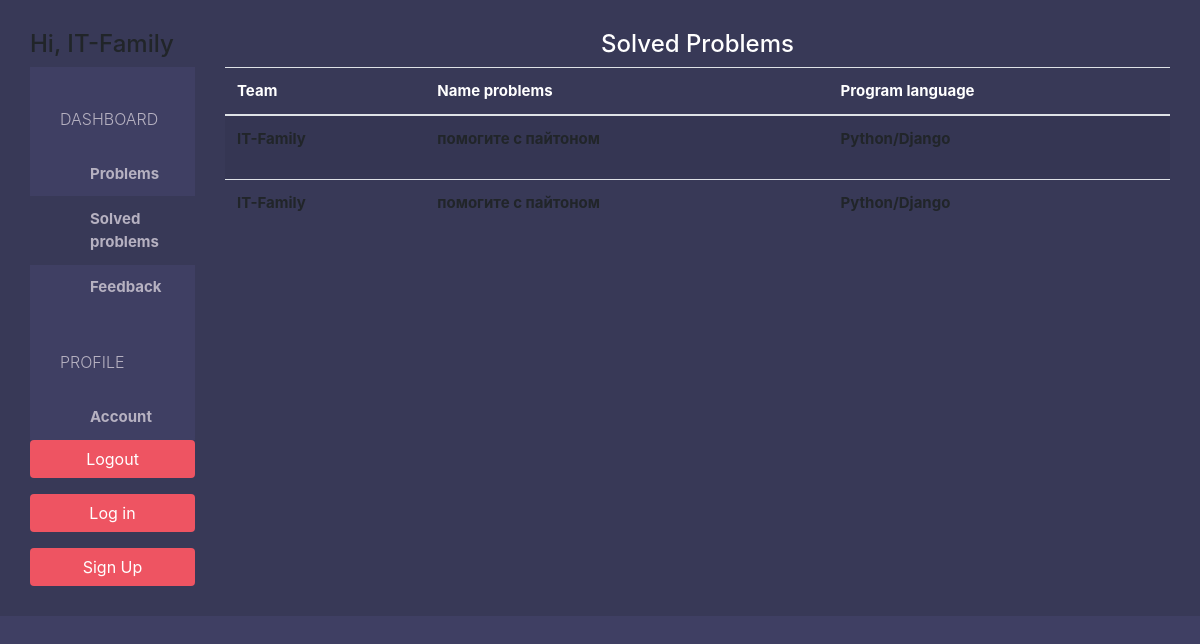
The page /helper/problems/solved/ (signed in) on the database as committed earlier.
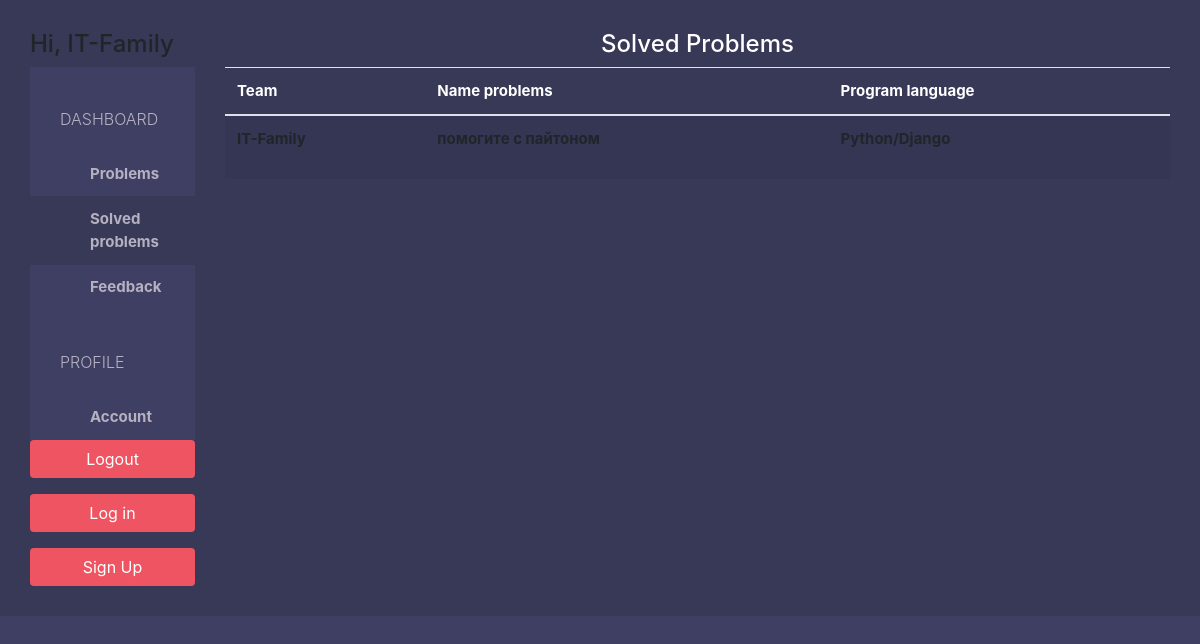
The same page on the database as committed later.
### helpapp/models.py (models this page shows, shortened)
class SolvedProblems(models.Model):
    team = models.ForeignKey(Team, on_delete=models.CASCADE)
    name_problem = models.CharField(max_length=50)
    program_language = models.CharField(max_length=50, blank=True)

class Team(models.Model):
    user = models.OneToOneField(User, on_delete=models.CASCADE)
    address = models.CharField(max_length=500, default='Enter the floor, office and location of your team')
    logo = models.ImageField(upload_to='images/team/')
    def __str__(self):
        return str(self.user)

### helpapp/views.py (the view)
# urls.py: path('helper/problems/solved/', helper_solved, name='solved'),
@login_required(login_url='/helper/log_in/')
def helper_solved(request):
    solved = SolvedProblems.objects.all()
    context = {'solved': solved}
    return render(request, 'helpapp/solved.html', context)

### templates/helpapp/solved.html (shortened to what this page needs)
{% extends 'helpapp/home.html' %}
{% block page %}
    <div class="panel">
        <div class="panel-heading bg-blue">
            <h4 class="panel-title text-center text-white">
                Solved Problems
            </h4>
        </div>
        <div class="panel-body">
            <table class="table table-border table-hover table-striped">
                <thead>
                <tr class="bg-grey text-white">
                    <th>Team</th>
                    <th>Name problems</th>
                    <th>Program language</th>
                </tr>
                </thead>
                <tbody>
                <form method="POST">
                    {% for solvd in solved %}
                        <tr>
                            <td scope="row"><p>{{ solvd.team }}</p></td>
                            <td scope="row">{{ solvd.name_problem }}</td>
                            <td>{{ solvd.program_language }}</td>
                        </tr>
                    {% endfor %}
                </form>
                </tbody>
            </table>
        </div>
    </div>
{% endblock %}

Rows that differ between the two databases and show on the page:
removed SolvedProblems: team "IT-Family", name_problem "помогите с пайтоном", program_language "Python/Django"
